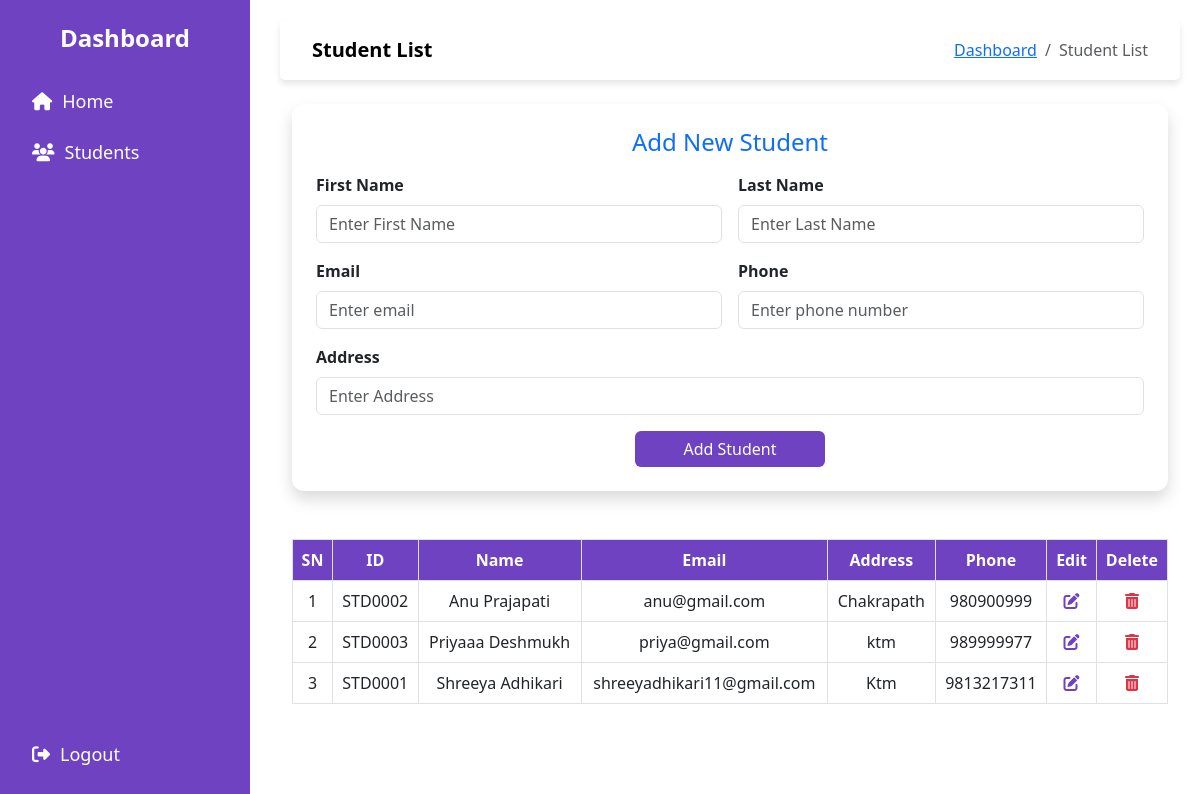
Before: /view-student (signed in) with the older database file.
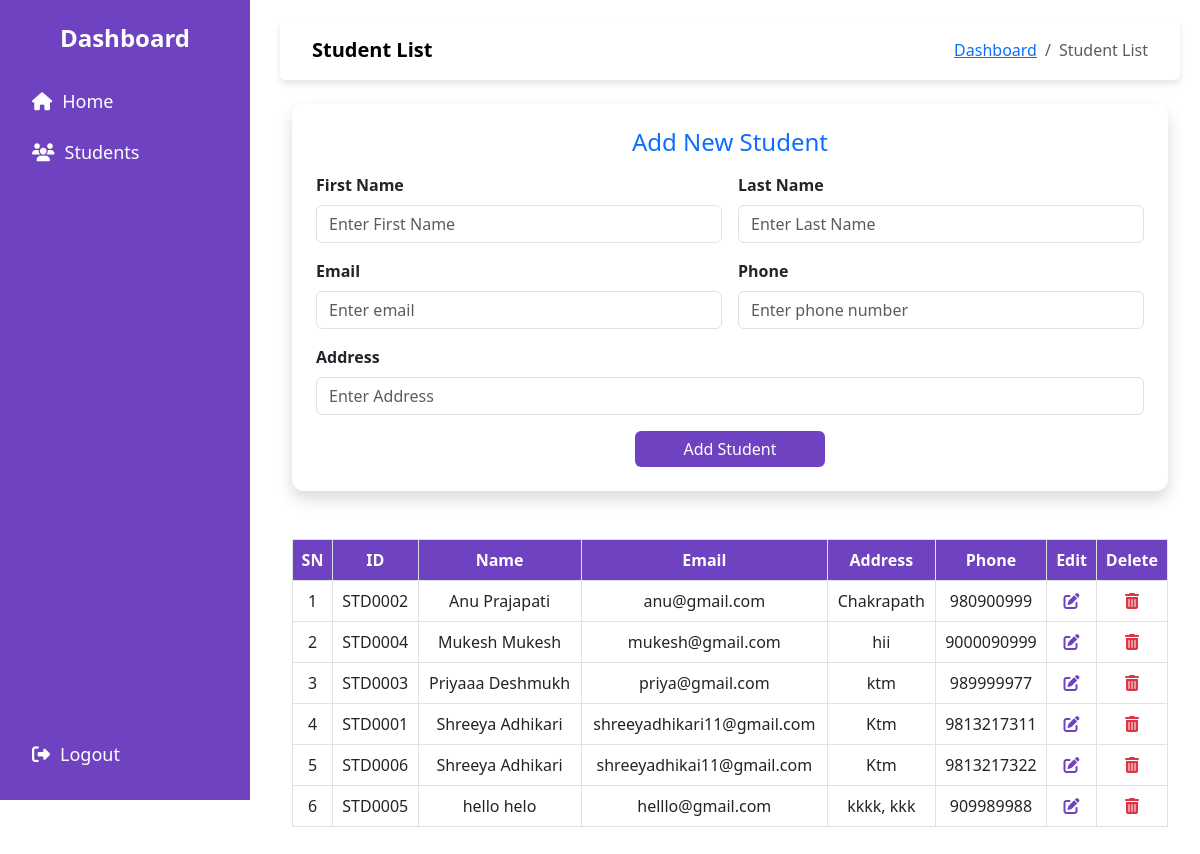
After: the same page with the newer database file.
### models.py (models this page shows)
class Student(db.Model):
    id = db.Column(db.Integer, primary_key = True)
    student_id = db.Column(db.String(20), unique=True, nullable=False)  # Custom ID
    first_name = db.Column(db.String(150), nullable=False)
    last_name = db.Column(db.String(150), nullable=False)
    email = db.Column(db.String(100), unique=True, nullable=False)
    address = db.Column(db.Text, nullable=False)
    phone = db.Column(db.String(15), unique=True, nullable=False)

### app.py (the view, shortened to what this page needs)
@app.route('/view-student', methods=["GET", "POST"])
@login_required
def view_student():
    students = Student.query.order_by(Student.first_name.asc()).all()
    return render_template("student/view_student.html", students=students)

### app.py (called while the page is built)
@login_manager.user_loader
def load_admin(admin_id):
    return User.query.get(int(admin_id))

### templates/student/view_student.html (shortened to what this page needs)
{% extends "base.html" %}
{% block nav_title %}Student List{% endblock %}
{% block content %}
<div class="container mt-4">
    <div class="card p-4 bg-white shadow">
        <h4 class="text-center text-primary mb-3">Add New Student</h4>
        <form method="POST">
            <div class="row g-3">
                <div class="col-md-6">
                    <label class="form-label fw-semibold">First Name</label>
                    <input type="text" name="first_name" class="form-control capitalize-input" required placeholder="Enter first name" >
                </div>
                <div class="col-md-6">
                    <label class="form-label fw-semibold">Last Name</label>
                    <input type="text" name="last_name" class="form-control capitalize-input" required placeholder="Enter last name">
                </div>
                <div class="col-md-6">
                    <label class="form-label fw-semibold">Email</label>
                    <input type="email" name="email" class="form-control" required placeholder="Enter email">
                </div>
                <div class="col-md-6">
                    <label class="form-label fw-semibold">Phone</label>
                    <input type="text" name="phone" class="form-control" required placeholder="Enter phone number" >
                </div>
                <div class="col-md-12">
                    <label class="form-label fw-semibold">Address</label>
                    <input type="text" name="address" class="form-control capitalize-input" required placeholder="Enter address">
                </div>
                <div class="col-12 d-flex justify-content-center mt-3">
                    <button type="submit" class="btn btn-primary px-5">Add Student</button>
                </div>
            </div>
        </form>
    </div>
    <div class="mt-5">
        <table class="table table-bordered table-hover">
            <thead>
                <tr>
                    <th>SN</th>
                    <th>ID</th>
                    <th>Name</th>
                    <th>Email</th>
                    <th>Address</th>
                    <th>Phone</th>
                    <th>Edit</th>
                    <th>Delete</th>
                </tr>
            </thead>
            <tbody>
                {% for student in students %}
                <tr>
                    <td>{{ loop.index }}</td>
                    <td>{{ student.student_id }}</td>
                    <td>{{ student.first_name }} {{ student.last_name }}</td>
                    <td>{{ student.email }}</td>
                    <td>{{ student.address }}</td>
                    <td>{{ student.phone }}</td>
                    <td>
                        <a  href = "/update/{{student.id}}" class="icon-btn" >
                            <i class="fas fa-edit"></i>
                        </a>
                    </td>
                    <td>
                        <a href = "/delete/{{student.id}}" class="icon-btn text-danger" onclick = "return ConfirmDelete()">
                            <i class="fas fa-trash-alt"></i>
                        </a>
                    </td>
                </tr>
                {% endfor %}
            </tbody>
        </table>
    </div>
</div>
{% endblock %}

### templates/base.html (shortened to what this page needs)
<!DOCTYPE html>
<html lang="en">
<head>
    <link rel="stylesheet" href="https://cdn.jsdelivr.net/npm/bootstrap@5.3.0/dist/css/bootstrap.min.css">
    <link rel="stylesheet" href="https://cdnjs.cloudflare.com/ajax/libs/font-awesome/6.4.2/css/all.min.css">
</head>
<body>
    <div class="sidebar">
        <div class="brand">Dashboard</div>
        <a href="{{ url_for('dashboard') }}"><i class="fa fa-home"></i> Home</a>
        <a href="{{ url_for('view_student') }}"><i class="fa fa-users"></i> Students</a>
        <a href="{{ url_for('logout') }}" class="logout"><i class="fa fa-sign-out-alt"></i> Logout</a>
    </div>
    <div class="content">
        <nav class="navbar navbar-expand-lg navbar-light mb-2">
            <div class="container-fluid d-flex justify-content-between align-items-center">
                <a class="navbar-brand fw-semibold" href="#">{% block nav_title%} {% endblock%}</a>
                <nav aria-label="breadcrumb">
                    <ol class="breadcrumb">
                        <li class="breadcrumb-item"><a href="{{ url_for('dashboard') }}">Dashboard</a></li>
                        {% if request.endpoint == 'view_student' %}
                            <li class="breadcrumb-item active" aria-current="page">Student List</li>
                        {% elif request.endpoint == 'add_student' %}
                            <li class="breadcrumb-item active" aria-current="page">Add Student</li>
                        {% endif %}
                    </ol>
                </nav>
            </div>
        </nav>
        {% block content %}{% endblock %}
    </div>
</body>
</html>

### templates/base.html (style rules this page uses)
:root { --primary-color: #6f42c1; --primary-hover: #5a32a3; --sidebar-bg: #6f42c1; --sidebar-text: #ffffff; }
body { display: flex; }
.sidebar { width: 250px; height: 100vh; background-color: var(--sidebar-bg); color: var(--sidebar-text); position: fixed; top: 0; left: 0; padding: 20px; display: flex; flex-direction: column; }
.sidebar .brand { font-size: 24px; font-weight: bold; text-align: center; margin-bottom: 20px; }
.sidebar a { display: flex; align-items: center; color: var(--sidebar-text); text-decoration: none; font-size: 18px; padding: 12px; border-radius: 8px; transition: background 0.3s ease; }
.sidebar a i { margin-right: 10px; }
.sidebar .logout { margin-top: auto; }
.content { margin-left: 260px; padding: 20px; width: 100%; }
.navbar { background: white; box-shadow: 0px 4px 6px rgba(0, 0, 0, 0.1); padding: 10px 20px; border-radius: 5px; }
.breadcrumb { margin-bottom: 0; }

### templates/student/view_student.html (style rules this page uses)
:root { --primary-color: #6f42c1; --primary-hover: #5a32a3; }
.card { border: none; box-shadow: 0px 4px 10px rgba(0, 0, 0, 0.1); border-radius: 12px; background-color: #f8f9fa; }
.btn-primary { background-color: var(--primary-color); border: none; }
.table th { background-color: var(--primary-color); color: white; text-align: center; }
.table td { vertical-align: middle; text-align: center; }
.icon-btn { border: none; background: none; cursor: pointer; color: var(--primary-color); }
.capitalize-input { text-transform: capitalize; }

Changed rows visible on the page:
added Student: student_id "STD0004", first_name "Mukesh", last_name "Mukesh", email "mukesh@gmail.com", address "hii", phone "9000090999"
added Student: student_id "STD0006", first_name "Shreeya", last_name "Adhikari", email "shreeyadhikai11@gmail.com", address "Ktm", phone "9813217322"
added Student: student_id "STD0005", first_name "hello", last_name "helo", email "helllo@gmail.com", address "kkkk, kkk", phone "909989988"
